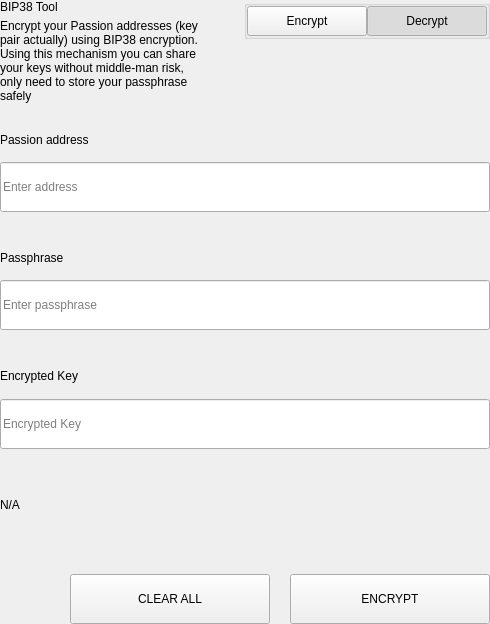
<?xml version="1.0" encoding="UTF-8"?>
<ui version="4.0">
 <class>SettingsBitToolWidget</class>
 <widget class="QWidget" name="SettingsBitToolWidget">
  <property name="geometry">
   <rect>
    <x>0</x>
    <y>0</y>
    <width>490</width>
    <height>624</height>
   </rect>
  </property>
  <property name="windowTitle">
   <string>Form</string>
  </property>
  <layout class="QVBoxLayout" name="verticalLayout">
   <property name="spacing">
    <number>0</number>
   </property>
   <property name="leftMargin">
    <number>0</number>
   </property>
   <property name="topMargin">
    <number>0</number>
   </property>
   <property name="rightMargin">
    <number>0</number>
   </property>
   <property name="bottomMargin">
    <number>0</number>
   </property>
   <item>
    <widget class="QWidget" name="left" native="true">
     <layout class="QVBoxLayout" name="verticalLayout_3">
      <property name="leftMargin">
       <number>0</number>
      </property>
      <property name="topMargin">
       <number>0</number>
      </property>
      <property name="rightMargin">
       <number>0</number>
      </property>
      <property name="bottomMargin">
       <number>0</number>
      </property>
      <item>
       <layout class="QVBoxLayout" name="verticalLayout_2">
        <property name="spacing">
         <number>0</number>
        </property>
        <item>
         <layout class="QHBoxLayout" name="horizontalLayout_3" stretch="3,1">
          <property name="spacing">
           <number>40</number>
          </property>
          <item>
           <layout class="QVBoxLayout" name="verticalLayoutTitle">
            <property name="spacing">
             <number>5</number>
            </property>
            <item>
             <widget class="QLabel" name="labelTitle">
              <property name="text">
               <string>BIP38 Tool</string>
              </property>
             </widget>
            </item>
            <item>
             <widget class="QLabel" name="labelSubtitle1">
              <property name="text">
               <string>Encrypt your Passion addresses (key pair actually) using BIP38 encryption.
Using this mechanism you can share your keys without middle-man risk, only need to store your passphrase safely</string>
              </property>
              <property name="wordWrap">
               <bool>true</bool>
              </property>
             </widget>
            </item>
           </layout>
          </item>
          <item alignment="Qt::AlignTop">
           <widget class="QGroupBox" name="groupBox">
            <property name="title">
             <string/>
            </property>
            <property name="alignment">
             <set>Qt::AlignLeading|Qt::AlignLeft|Qt::AlignTop</set>
            </property>
            <layout class="QHBoxLayout" name="horizontalLayout_4">
             <property name="spacing">
              <number>0</number>
             </property>
             <property name="leftMargin">
              <number>0</number>
             </property>
             <property name="topMargin">
              <number>0</number>
             </property>
             <property name="rightMargin">
              <number>0</number>
             </property>
             <property name="bottomMargin">
              <number>0</number>
             </property>
             <item>
              <spacer name="horizontalSpacer">
               <property name="orientation">
                <enum>Qt::Horizontal</enum>
               </property>
               <property name="sizeHint" stdset="0">
                <size>
                 <width>40</width>
                 <height>20</height>
                </size>
               </property>
              </spacer>
             </item>
             <item>
              <widget class="QPushButton" name="pushLeft">
               <property name="minimumSize">
                <size>
                 <width>120</width>
                 <height>30</height>
                </size>
               </property>
               <property name="maximumSize">
                <size>
                 <width>120</width>
                 <height>30</height>
                </size>
               </property>
               <property name="focusPolicy">
                <enum>Qt::NoFocus</enum>
               </property>
               <property name="text">
                <string>Encrypt</string>
               </property>
               <property name="checkable">
                <bool>true</bool>
               </property>
               <property name="autoExclusive">
                <bool>true</bool>
               </property>
              </widget>
             </item>
             <item>
              <widget class="QPushButton" name="pushRight">
               <property name="minimumSize">
                <size>
                 <width>120</width>
                 <height>30</height>
                </size>
               </property>
               <property name="maximumSize">
                <size>
                 <width>120</width>
                 <height>30</height>
                </size>
               </property>
               <property name="focusPolicy">
                <enum>Qt::NoFocus</enum>
               </property>
               <property name="text">
                <string>Decrypt</string>
               </property>
               <property name="checkable">
                <bool>true</bool>
               </property>
               <property name="checked">
                <bool>true</bool>
               </property>
               <property name="autoExclusive">
                <bool>true</bool>
               </property>
              </widget>
             </item>
            </layout>
           </widget>
          </item>
         </layout>
        </item>
        <item>
         <widget class="QStackedWidget" name="stackedWidget">
          <property name="currentIndex">
           <number>1</number>
          </property>
          <widget class="QWidget" name="pageDecrypt">
           <layout class="QVBoxLayout" name="verticalLayout_5">
            <property name="spacing">
             <number>0</number>
            </property>
            <property name="leftMargin">
             <number>0</number>
            </property>
            <property name="topMargin">
             <number>0</number>
            </property>
            <property name="rightMargin">
             <number>0</number>
            </property>
            <property name="bottomMargin">
             <number>0</number>
            </property>
            <item>
             <widget class="QWidget" name="widget" native="true">
              <property name="minimumSize">
               <size>
                <width>0</width>
                <height>100</height>
               </size>
              </property>
              <layout class="QVBoxLayout" name="verticalLayout_4">
               <property name="spacing">
                <number>0</number>
               </property>
               <property name="leftMargin">
                <number>0</number>
               </property>
               <property name="topMargin">
                <number>0</number>
               </property>
               <property name="rightMargin">
                <number>0</number>
               </property>
               <property name="bottomMargin">
                <number>0</number>
               </property>
               <item>
                <spacer name="verticalSpacer_2">
                 <property name="orientation">
                  <enum>Qt::Vertical</enum>
                 </property>
                 <property name="sizeType">
                  <enum>QSizePolicy::Fixed</enum>
                 </property>
                 <property name="sizeHint" stdset="0">
                  <size>
                   <width>20</width>
                   <height>20</height>
                  </size>
                 </property>
                </spacer>
               </item>
               <item>
                <layout class="QHBoxLayout" name="horizontalLayout_6" stretch="2">
                 <property name="spacing">
                  <number>0</number>
                 </property>
                 <item>
                  <layout class="QVBoxLayout" name="verticalLayout_7">
                   <property name="spacing">
                    <number>9</number>
                   </property>
                   <item>
                    <widget class="QLabel" name="labelSubtitleKey">
                     <property name="minimumSize">
                      <size>
                       <width>0</width>
                       <height>20</height>
                      </size>
                     </property>
                     <property name="maximumSize">
                      <size>
                       <width>16777215</width>
                       <height>20</height>
                      </size>
                     </property>
                     <property name="text">
                      <string>Encrypted key</string>
                     </property>
                    </widget>
                   </item>
                   <item>
                    <widget class="QLineEdit" name="lineEditKey">
                     <property name="minimumSize">
                      <size>
                       <width>0</width>
                       <height>50</height>
                      </size>
                     </property>
                     <property name="maximumSize">
                      <size>
                       <width>16777215</width>
                       <height>50</height>
                      </size>
                     </property>
                     <property name="placeholderText">
                      <string>Enter a encrypted key</string>
                     </property>
                    </widget>
                   </item>
                  </layout>
                 </item>
                </layout>
               </item>
               <item>
                <spacer name="verticalSpacer_3">
                 <property name="orientation">
                  <enum>Qt::Vertical</enum>
                 </property>
                 <property name="sizeType">
                  <enum>QSizePolicy::Fixed</enum>
                 </property>
                 <property name="sizeHint" stdset="0">
                  <size>
                   <width>20</width>
                   <height>20</height>
                  </size>
                 </property>
                </spacer>
               </item>
               <item>
                <layout class="QVBoxLayout" name="verticalLayout_9">
                 <property name="spacing">
                  <number>9</number>
                 </property>
                 <item>
                  <widget class="QLabel" name="labelSubtitlePassphrase">
                   <property name="maximumSize">
                    <size>
                     <width>16777215</width>
                     <height>20</height>
                    </size>
                   </property>
                   <property name="text">
                    <string>Passphrase</string>
                   </property>
                  </widget>
                 </item>
                 <item>
                  <widget class="QLineEdit" name="lineEditPassphrase">
                   <property name="minimumSize">
                    <size>
                     <width>0</width>
                     <height>50</height>
                    </size>
                   </property>
                   <property name="maximumSize">
                    <size>
                     <width>16777215</width>
                     <height>50</height>
                    </size>
                   </property>
                   <property name="placeholderText">
                    <string>Enter a passphrase</string>
                   </property>
                  </widget>
                 </item>
                </layout>
               </item>
               <item>
                <spacer name="verticalSpacer_4">
                 <property name="orientation">
                  <enum>Qt::Vertical</enum>
                 </property>
                 <property name="sizeType">
                  <enum>QSizePolicy::Fixed</enum>
                 </property>
                 <property name="sizeHint" stdset="0">
                  <size>
                   <width>20</width>
                   <height>20</height>
                  </size>
                 </property>
                </spacer>
               </item>
               <item>
                <widget class="QWidget" name="widget_3" native="true">
                 <property name="sizePolicy">
                  <sizepolicy hsizetype="Preferred" vsizetype="Fixed">
                   <horstretch>0</horstretch>
                   <verstretch>0</verstretch>
                  </sizepolicy>
                 </property>
                 <layout class="QVBoxLayout" name="verticalLayout_10">
                  <property name="spacing">
                   <number>9</number>
                  </property>
                  <property name="leftMargin">
                   <number>0</number>
                  </property>
                  <property name="topMargin">
                   <number>0</number>
                  </property>
                  <property name="rightMargin">
                   <number>0</number>
                  </property>
                  <property name="bottomMargin">
                   <number>0</number>
                  </property>
                  <item>
                   <widget class="QLabel" name="labelSubtitleDecryptResult">
                    <property name="minimumSize">
                     <size>
                      <width>0</width>
                      <height>20</height>
                     </size>
                    </property>
                    <property name="maximumSize">
                     <size>
                      <width>16777215</width>
                      <height>20</height>
                     </size>
                    </property>
                    <property name="text">
                     <string>Decrypted address result</string>
                    </property>
                   </widget>
                  </item>
                  <item>
                   <widget class="QWidget" name="widget_4" native="true">
                    <layout class="QHBoxLayout" name="horizontalLayout" stretch="6,0,1">
                     <property name="spacing">
                      <number>0</number>
                     </property>
                     <property name="leftMargin">
                      <number>0</number>
                     </property>
                     <property name="topMargin">
                      <number>0</number>
                     </property>
                     <property name="rightMargin">
                      <number>0</number>
                     </property>
                     <property name="bottomMargin">
                      <number>0</number>
                     </property>
                     <item alignment="Qt::AlignVCenter">
                      <widget class="QLineEdit" name="lineEditDecryptResult">
                       <property name="minimumSize">
                        <size>
                         <width>0</width>
                         <height>50</height>
                        </size>
                       </property>
                       <property name="maximumSize">
                        <size>
                         <width>16777215</width>
                         <height>50</height>
                        </size>
                       </property>
                       <property name="placeholderText">
                        <string>Decrypted Address</string>
                       </property>
                      </widget>
                     </item>
                     <item>
                      <spacer name="horizontalSpacer_4">
                       <property name="orientation">
                        <enum>Qt::Horizontal</enum>
                       </property>
                       <property name="sizeType">
                        <enum>QSizePolicy::Fixed</enum>
                       </property>
                       <property name="sizeHint" stdset="0">
                        <size>
                         <width>20</width>
                         <height>50</height>
                        </size>
                       </property>
                      </spacer>
                     </item>
                     <item>
                      <widget class="QPushButton" name="pushButtonImport">
                       <property name="minimumSize">
                        <size>
                         <width>140</width>
                         <height>40</height>
                        </size>
                       </property>
                       <property name="text">
                        <string>Import Address</string>
                       </property>
                      </widget>
                     </item>
                    </layout>
                   </widget>
                  </item>
                 </layout>
                </widget>
               </item>
               <item>
                <widget class="QLabel" name="statusLabel_DEC">
                 <property name="maximumSize">
                  <size>
                   <width>16777215</width>
                   <height>40</height>
                  </size>
                 </property>
                 <property name="text">
                  <string/>
                 </property>
                </widget>
               </item>
               <item>
                <spacer name="verticalSpacer">
                 <property name="orientation">
                  <enum>Qt::Vertical</enum>
                 </property>
                 <property name="sizeType">
                  <enum>QSizePolicy::Preferred</enum>
                 </property>
                 <property name="sizeHint" stdset="0">
                  <size>
                   <width>20</width>
                   <height>20</height>
                  </size>
                 </property>
                </spacer>
               </item>
               <item>
                <layout class="QHBoxLayout" name="horizontalLayout_7">
                 <property name="spacing">
                  <number>0</number>
                 </property>
                 <item>
                  <spacer name="horizontalSpacer_5">
                   <property name="orientation">
                    <enum>Qt::Horizontal</enum>
                   </property>
                   <property name="sizeType">
                    <enum>QSizePolicy::Expanding</enum>
                   </property>
                   <property name="sizeHint" stdset="0">
                    <size>
                     <width>40</width>
                     <height>20</height>
                    </size>
                   </property>
                  </spacer>
                 </item>
                 <item>
                  <widget class="QPushButton" name="pushButtonDecryptClear">
                   <property name="minimumSize">
                    <size>
                     <width>200</width>
                     <height>50</height>
                    </size>
                   </property>
                   <property name="maximumSize">
                    <size>
                     <width>200</width>
                     <height>50</height>
                    </size>
                   </property>
                   <property name="text">
                    <string>CLEAR</string>
                   </property>
                  </widget>
                 </item>
                 <item>
                  <spacer name="horizontalSpacer_3">
                   <property name="orientation">
                    <enum>Qt::Horizontal</enum>
                   </property>
                   <property name="sizeType">
                    <enum>QSizePolicy::Fixed</enum>
                   </property>
                   <property name="sizeHint" stdset="0">
                    <size>
                     <width>20</width>
                     <height>20</height>
                    </size>
                   </property>
                  </spacer>
                 </item>
                 <item>
                  <widget class="QPushButton" name="pushButtonDecrypt">
                   <property name="minimumSize">
                    <size>
                     <width>200</width>
                     <height>50</height>
                    </size>
                   </property>
                   <property name="maximumSize">
                    <size>
                     <width>200</width>
                     <height>50</height>
                    </size>
                   </property>
                   <property name="text">
                    <string>DECRYPT KEY</string>
                   </property>
                  </widget>
                 </item>
                </layout>
               </item>
              </layout>
             </widget>
            </item>
           </layout>
          </widget>
          <widget class="QWidget" name="pageEncrypt">
           <layout class="QVBoxLayout" name="verticalLayout_11">
            <property name="spacing">
             <number>0</number>
            </property>
            <property name="leftMargin">
             <number>0</number>
            </property>
            <property name="topMargin">
             <number>0</number>
            </property>
            <property name="rightMargin">
             <number>0</number>
            </property>
            <property name="bottomMargin">
             <number>0</number>
            </property>
            <item>
             <spacer name="verticalSpacer_8">
              <property name="orientation">
               <enum>Qt::Vertical</enum>
              </property>
              <property name="sizeType">
               <enum>QSizePolicy::Fixed</enum>
              </property>
              <property name="sizeHint" stdset="0">
               <size>
                <width>20</width>
                <height>20</height>
               </size>
              </property>
             </spacer>
            </item>
            <item>
             <widget class="QWidget" name="containerAddressEnc" native="true">
              <layout class="QVBoxLayout" name="containerAddressEncLayout">
               <property name="spacing">
                <number>5</number>
               </property>
               <property name="leftMargin">
                <number>0</number>
               </property>
               <property name="topMargin">
                <number>0</number>
               </property>
               <property name="rightMargin">
                <number>0</number>
               </property>
               <property name="bottomMargin">
                <number>0</number>
               </property>
               <item>
                <widget class="QLabel" name="labelSubtitleAddress">
                 <property name="minimumSize">
                  <size>
                   <width>0</width>
                   <height>20</height>
                  </size>
                 </property>
                 <property name="maximumSize">
                  <size>
                   <width>16777215</width>
                   <height>20</height>
                  </size>
                 </property>
                 <property name="text">
                  <string>Passion address</string>
                 </property>
                </widget>
               </item>
               <item>
                <widget class="QLineEdit" name="addressIn_ENC">
                 <property name="minimumSize">
                  <size>
                   <width>0</width>
                   <height>50</height>
                  </size>
                 </property>
                 <property name="placeholderText">
                  <string>Enter address</string>
                 </property>
                </widget>
               </item>
              </layout>
             </widget>
            </item>
            <item>
             <spacer name="verticalSpacer_6">
              <property name="orientation">
               <enum>Qt::Vertical</enum>
              </property>
              <property name="sizeType">
               <enum>QSizePolicy::Fixed</enum>
              </property>
              <property name="sizeHint" stdset="0">
               <size>
                <width>20</width>
                <height>20</height>
               </size>
              </property>
             </spacer>
            </item>
            <item>
             <widget class="QWidget" name="containerAddress" native="true">
              <layout class="QHBoxLayout" name="horizontalLayout_9" stretch="2">
               <property name="spacing">
                <number>0</number>
               </property>
               <property name="leftMargin">
                <number>0</number>
               </property>
               <property name="topMargin">
                <number>0</number>
               </property>
               <property name="rightMargin">
                <number>0</number>
               </property>
               <property name="bottomMargin">
                <number>0</number>
               </property>
               <item>
                <layout class="QVBoxLayout" name="verticalLayout_8">
                 <property name="spacing">
                  <number>5</number>
                 </property>
                 <item>
                  <widget class="QLabel" name="labelSubtitleMessage">
                   <property name="minimumSize">
                    <size>
                     <width>0</width>
                     <height>20</height>
                    </size>
                   </property>
                   <property name="maximumSize">
                    <size>
                     <width>16777215</width>
                     <height>20</height>
                    </size>
                   </property>
                   <property name="text">
                    <string>Passphrase</string>
                   </property>
                  </widget>
                 </item>
                 <item>
                  <widget class="QLineEdit" name="passphraseIn_ENC">
                   <property name="minimumSize">
                    <size>
                     <width>0</width>
                     <height>50</height>
                    </size>
                   </property>
                   <property name="maximumSize">
                    <size>
                     <width>16777215</width>
                     <height>50</height>
                    </size>
                   </property>
                   <property name="placeholderText">
                    <string>Enter passphrase</string>
                   </property>
                  </widget>
                 </item>
                </layout>
               </item>
              </layout>
             </widget>
            </item>
            <item>
             <spacer name="verticalSpacer_7">
              <property name="orientation">
               <enum>Qt::Vertical</enum>
              </property>
              <property name="sizeType">
               <enum>QSizePolicy::Fixed</enum>
              </property>
              <property name="sizeHint" stdset="0">
               <size>
                <width>20</width>
                <height>20</height>
               </size>
              </property>
             </spacer>
            </item>
            <item>
             <widget class="QWidget" name="widget_2" native="true">
              <property name="minimumSize">
               <size>
                <width>0</width>
                <height>75</height>
               </size>
              </property>
              <property name="maximumSize">
               <size>
                <width>16777215</width>
                <height>16777215</height>
               </size>
              </property>
              <layout class="QVBoxLayout" name="verticalLayout_6">
               <property name="leftMargin">
                <number>0</number>
               </property>
               <property name="topMargin">
                <number>0</number>
               </property>
               <property name="rightMargin">
                <number>0</number>
               </property>
               <property name="bottomMargin">
                <number>0</number>
               </property>
               <item>
                <widget class="QLabel" name="labelSubtitleEncryptedKey">
                 <property name="minimumSize">
                  <size>
                   <width>0</width>
                   <height>20</height>
                  </size>
                 </property>
                 <property name="maximumSize">
                  <size>
                   <width>16777215</width>
                   <height>20</height>
                  </size>
                 </property>
                 <property name="text">
                  <string>Encrypted Key</string>
                 </property>
                </widget>
               </item>
               <item>
                <widget class="QLineEdit" name="encryptedKeyOut_ENC">
                 <property name="minimumSize">
                  <size>
                   <width>0</width>
                   <height>50</height>
                  </size>
                 </property>
                 <property name="placeholderText">
                  <string>Encrypted Key</string>
                 </property>
                </widget>
               </item>
              </layout>
             </widget>
            </item>
            <item>
             <widget class="QLabel" name="statusLabel_ENC">
              <property name="text">
               <string notr="true">N/A</string>
              </property>
             </widget>
            </item>
            <item>
             <spacer name="verticalSpacer_5">
              <property name="orientation">
               <enum>Qt::Vertical</enum>
              </property>
              <property name="sizeType">
               <enum>QSizePolicy::Fixed</enum>
              </property>
              <property name="sizeHint" stdset="0">
               <size>
                <width>20</width>
                <height>20</height>
               </size>
              </property>
             </spacer>
            </item>
            <item>
             <layout class="QHBoxLayout" name="horizontalLayout_8">
              <property name="spacing">
               <number>0</number>
              </property>
              <item>
               <spacer name="horizontalSpacer_6">
                <property name="orientation">
                 <enum>Qt::Horizontal</enum>
                </property>
                <property name="sizeType">
                 <enum>QSizePolicy::Expanding</enum>
                </property>
                <property name="sizeHint" stdset="0">
                 <size>
                  <width>40</width>
                  <height>20</height>
                 </size>
                </property>
               </spacer>
              </item>
              <item>
               <widget class="QPushButton" name="pushButtonClear">
                <property name="minimumSize">
                 <size>
                  <width>200</width>
                  <height>50</height>
                 </size>
                </property>
                <property name="focusPolicy">
                 <enum>Qt::NoFocus</enum>
                </property>
                <property name="text">
                 <string>CLEAR ALL</string>
                </property>
               </widget>
              </item>
              <item>
               <spacer name="horizontalSpacer_2">
                <property name="orientation">
                 <enum>Qt::Horizontal</enum>
                </property>
                <property name="sizeType">
                 <enum>QSizePolicy::Fixed</enum>
                </property>
                <property name="sizeHint" stdset="0">
                 <size>
                  <width>20</width>
                  <height>20</height>
                 </size>
                </property>
               </spacer>
              </item>
              <item>
               <widget class="QPushButton" name="pushButtonEncrypt">
                <property name="minimumSize">
                 <size>
                  <width>200</width>
                  <height>50</height>
                 </size>
                </property>
                <property name="maximumSize">
                 <size>
                  <width>200</width>
                  <height>50</height>
                 </size>
                </property>
                <property name="focusPolicy">
                 <enum>Qt::NoFocus</enum>
                </property>
                <property name="text">
                 <string>ENCRYPT</string>
                </property>
               </widget>
              </item>
             </layout>
            </item>
           </layout>
          </widget>
         </widget>
        </item>
       </layout>
      </item>
     </layout>
    </widget>
   </item>
  </layout>
 </widget>
 <resources/>
 <connections/>
</ui>
